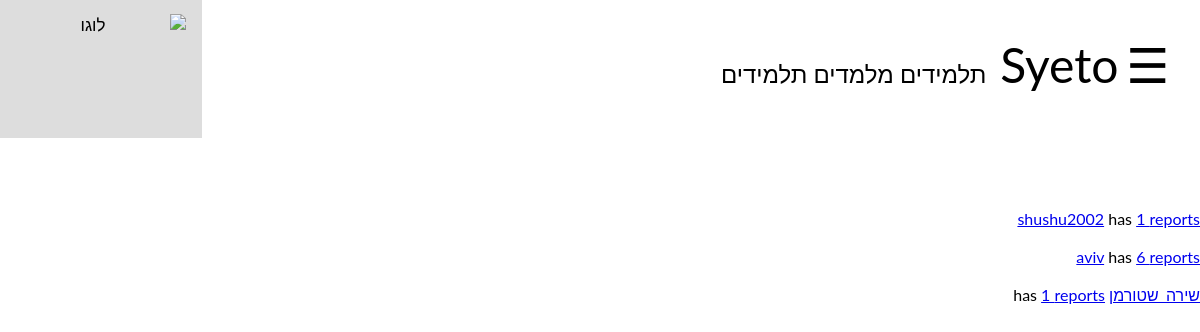
Before: /admin_options/view_reports (signed in) with the older database file.
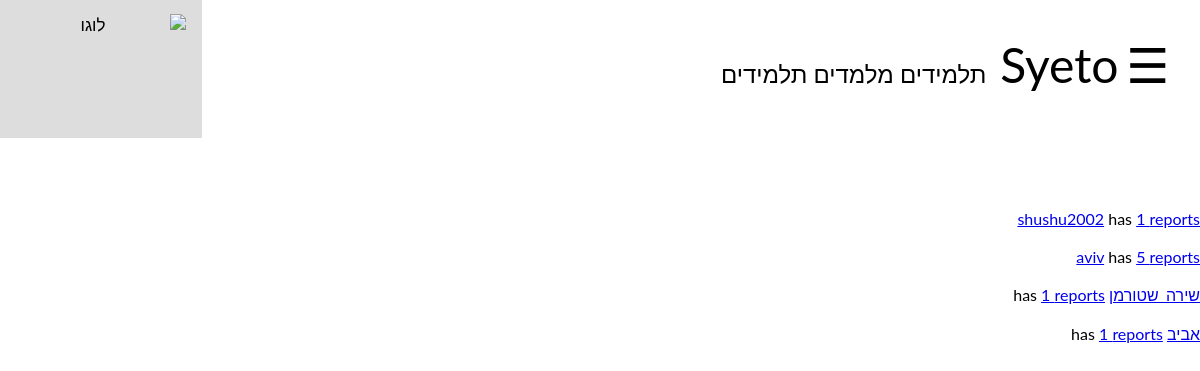
After: the same page with the newer database file.
### tables this page shows
CREATE TABLE "reports" (
	"ID"	TEXT,
	"reported_user"	TEXT,
	"content"	TEXT,
	"date"	TEXT,
	PRIMARY KEY("ID")
);

### Application.py (the view)
@app.route("/admin_options/view_reports")
def view_reports():
    if 'user' in session:
        if DataBaseFunctions.is_admin(session['user']):
            return render_template("view_reports_by_usernames.html", reported_users=DataBaseFunctions.get_reports_dict_list())
    return redirect('/homePage')

### Application.py (called while the page is built)
@app.before_request
def update_lessons_offers():
    if 'user' in session:
        DataBaseFunctions.update_lessons_offers_that_have_passed(session['user'])
        DataBaseFunctions.update_lessons_offers_that_are_no_longer_relevant(session['user'])

@app.before_request
def update_last_login():
    if 'user' in session:
        DataBaseFunctions.update_last_login(session['user'])

@app.before_request
def update_lessons_requests_quantity():
    if 'user' in session:
        session['new_lessons_offers'] = DataBaseFunctions.number_of_lessons_requests(session['user'])
        session['new_messages'] = DataBaseFunctions.number_of_new_messages(session['user'])
        session['new_friend_requests'] = DataBaseFunctions.number_of_friend_requests(session['user'])
        session['lessons'] = DataBaseFunctions.number_of_lessons(session['user'])

### DataBaseFunctions.py (called while the page is built)
    @staticmethod # מחזיר מחרוזת המכילה את התאריך הנוכחי
    def get_date():
        import datetime
        date = str(datetime.datetime.now()).split(' ')[0]
        date = date.split('-')
        date.reverse()
        date = '/'.join(date)
        return date

### templates/view_reports_by_usernames.html
{%extends "registeredLayout.html"%}
{%block body%}
<br><br>
{% for user in reported_users %}
<a href="/profile?username={{user['username']}}">{{user['username']}}</a> has <a href="/view_user_reports?username={{user['username']}}">{{user['num_of_reports']}} reports</a>
<br><br>
{% endfor %}
{%endblock%}

Changed rows visible on the page:
computed for reports "aviv": num_of_reports "6" → "5"
added reports: username "אביב", num_of_reports "1"
